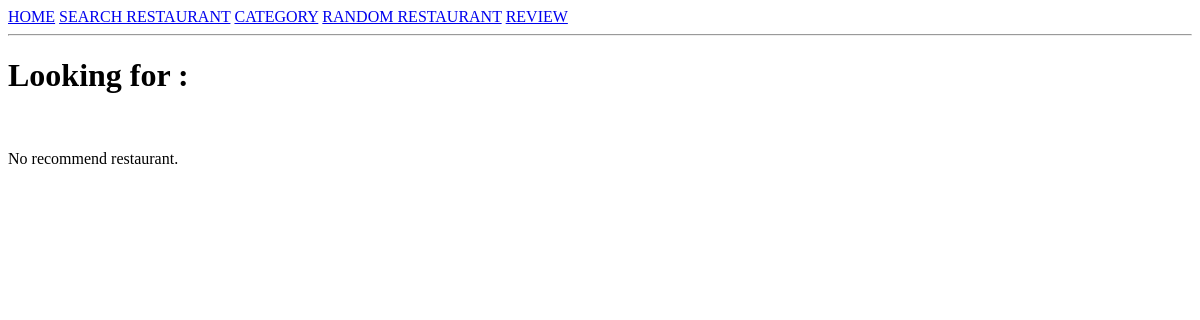
The page /find/ on the database as committed earlier.
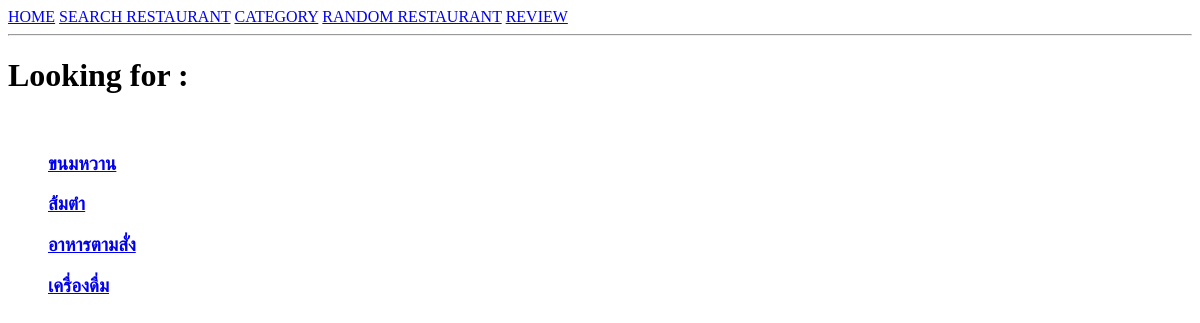
The same page on the database as committed later.
### bistro/models.py (models this page shows, shortened)
class Category(models.Model):
    category_name = models.CharField(max_length=20)

### bistro/views.py (the view)
# urls.py: path('find/', views.Category_View.as_view(), name='find'),
class Category_View(generic.ListView):
    template_name = 'bistro/find.html'
    context_object_name = 'latest_category_list'
    def get_queryset(self):
        return Category.objects.order_by('category_name')

### bistro/template/bistro/find.html (shortened to what this page needs)
{% extends "bistro/base.html" %}
    {% block content %}
        <h1>Looking for : </h1>
        <br>
        {% if latest_category_list %}
        <ul>
            {% for category in latest_category_list %}
            <h3><a href="{% url 'bistro:findshop' category.id %}">{{ category.category_name }}</a></h3>
            {% endfor %}
        </ul>
        {% else %}
            <p>No recommend restaurant.</p>
        {% endif %}
    {% endblock content %}

Rows that differ between the two databases and show on the page:
added Category: category_name "ขนมหวาน"
added Category: category_name "ส้มตำ"
added Category: category_name "อาหารตามสั่ง"
added Category: category_name "เครื่องดื่ม"
Other text that changed with them:
text no longer shown: "No recommend restaurant."
